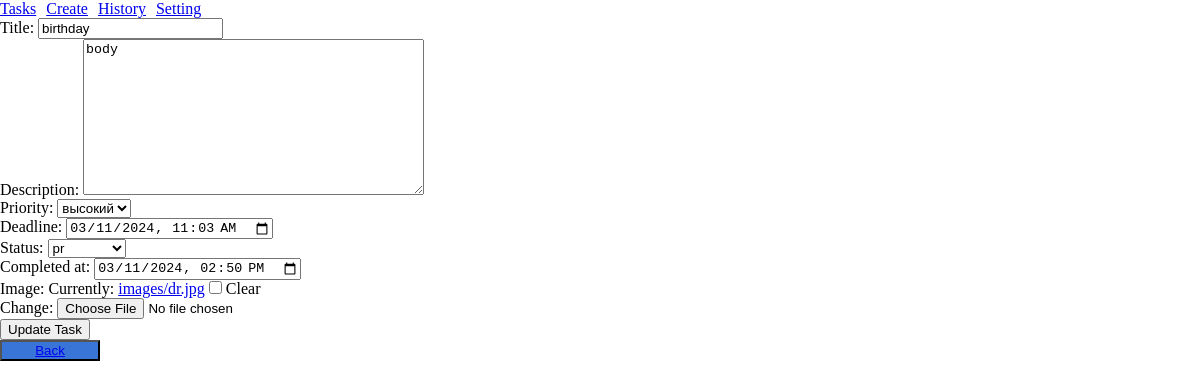
The app's page /update/1/ with its own data.
### task/models.py (models this page shows, shortened)
class Task(models.Model):
    title = models.CharField(max_length=255)
    description = models.TextField()
    priority = models.CharField(max_length=10, choices=[('v', 'высокий'), ('s', 'средний'), ('n', "низкий")])
    created_at = models.DateTimeField(auto_now_add=True)
    deadline = models.DateTimeField(null=True, blank=True)
    status = models.CharField(max_length=10, choices=[('в процессе', 'pr' ), ('com', 'закончен')], default='в процессе')
    completed_at = models.DateTimeField(null=True, blank=True)
    image = models.ImageField(upload_to='images/', null=True, blank=True)
    slug = models.SlugField(max_length=20, null=True, blank=True, unique=True)

### task/views.py (the view)
# urls.py: path('update/<int:task_pk>/', TaskUpdateView.as_view(), name='task_update'),
class TaskUpdateView(UpdateView):
    template_name = 'task_update.html'
    model = Task
    form_class = TaskForm
    success_url = reverse_lazy('list_task')
    pk_url_kwarg = 'task_pk'

### task/forms.py (shortened to what this page needs)
class TaskForm(forms.ModelForm):
    class Meta:
        model = Task
        fields = '__all__'
        exclude = 'slug',
        widgets = {
            'deadline': DateTimeInput(attrs={'type': 'datetime-local'}, format='%Y-%m-%dT%H:%M'),
            'completed_at': DateTimeInput(attrs={'type': 'datetime-local'}, format='%Y-%m-%dT%H:%M'),
        }

### task/templates/task_update.html (shortened to what this page needs)
{% extends 'base.html' %}
{% block content %}
<form method="POST" enctype="multipart/form-data">
  {{ form.as_p }}
  <input type="submit" value="Update Task">
</form>
<button><a href="{% url 'list_task' %}"> Back </a></button>
{% endblock %}

### task/static/css/styles.css (style rules this page uses)
* { margin: 0px; }
button { width: 100px; height: auto; background-color: #3875d7; }

### records on screen
Task: title "birthday", description "body", priority "высокий", deadline "03/11/2024 11:03", status "pr", completed_at "03/11/2024 14:50"
